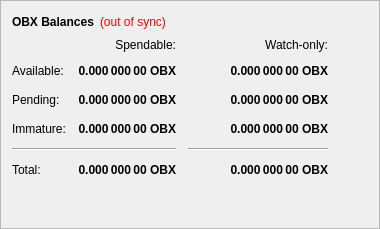
        <widget class="QFrame" name="frame">
         <property name="frameShape">
          <enum>QFrame::StyledPanel</enum>
         </property>
         <property name="frameShadow">
          <enum>QFrame::Raised</enum>
         </property>
         <layout class="QVBoxLayout" name="verticalLayout_4">
          <item>
           <layout class="QHBoxLayout" name="horizontalLayout_4">
            <item>
             <widget class="QLabel" name="label_5">
              <property name="font">
               <font>
                <weight>75</weight>
                <bold>true</bold>
               </font>
              </property>
              <property name="text">
               <string>OBX Balances</string>
              </property>
             </widget>
            </item>
            <item>
             <widget class="QLabel" name="labelWalletStatus">
              <property name="cursor">
               <cursorShape>WhatsThisCursor</cursorShape>
              </property>
              <property name="toolTip">
               <string>The displayed information may be out of date. Your wallet automatically synchronizes with the Orbox network after a connection is established, but this process has not completed yet.</string>
              </property>
              <property name="styleSheet">
               <string notr="true">QLabel { color: red; }</string>
              </property>
              <property name="text">
               <string notr="true">(out of sync)</string>
              </property>
              <property name="alignment">
               <set>Qt::AlignLeading|Qt::AlignLeft|Qt::AlignVCenter</set>
              </property>
             </widget>
            </item>
            <item>
             <spacer name="horizontalSpacer_3">
              <property name="orientation">
               <enum>Qt::Horizontal</enum>
              </property>
              <property name="sizeHint" stdset="0">
               <size>
                <width>40</width>
                <height>20</height>
               </size>
              </property>
             </spacer>
            </item>
           </layout>
          </item>
          <item>
           <layout class="QGridLayout" name="gridLayout">
            <property name="spacing">
             <number>12</number>
            </property>
            <item row="2" column="2">
             <widget class="QLabel" name="labelWatchPending">
              <property name="font">
               <font>
                <weight>75</weight>
                <bold>true</bold>
               </font>
              </property>
              <property name="cursor">
               <cursorShape>IBeamCursor</cursorShape>
              </property>
              <property name="toolTip">
               <string>Unconfirmed transactions to watch-only addresses</string>
              </property>
              <property name="text">
               <string notr="true">0.000 000 00 OBX</string>
              </property>
              <property name="alignment">
               <set>Qt::AlignRight|Qt::AlignTrailing|Qt::AlignVCenter</set>
              </property>
              <property name="textInteractionFlags">
               <set>Qt::LinksAccessibleByMouse|Qt::TextSelectableByKeyboard|Qt::TextSelectableByMouse</set>
              </property>
             </widget>
            </item>
            <item row="2" column="1">
             <widget class="QLabel" name="labelUnconfirmed">
              <property name="font">
               <font>
                <weight>75</weight>
                <bold>true</bold>
               </font>
              </property>
              <property name="cursor">
               <cursorShape>IBeamCursor</cursorShape>
              </property>
              <property name="toolTip">
               <string>Total of transactions that have yet to be confirmed, and do not yet count toward the spendable balance</string>
              </property>
              <property name="text">
               <string notr="true">0.000 000 00 OBX</string>
              </property>
              <property name="alignment">
               <set>Qt::AlignRight|Qt::AlignTrailing|Qt::AlignVCenter</set>
              </property>
              <property name="textInteractionFlags">
               <set>Qt::LinksAccessibleByMouse|Qt::TextSelectableByKeyboard|Qt::TextSelectableByMouse</set>
              </property>
             </widget>
            </item>
            <item row="3" column="2">
             <widget class="QLabel" name="labelWatchImmature">
              <property name="font">
               <font>
                <weight>75</weight>
                <bold>true</bold>
               </font>
              </property>
              <property name="cursor">
               <cursorShape>IBeamCursor</cursorShape>
              </property>
              <property name="toolTip">
               <string>Staked or masternode rewards in watch-only addresses that has not yet matured</string>
              </property>
              <property name="text">
               <string notr="true">0.000 000 00 OBX</string>
              </property>
              <property name="alignment">
               <set>Qt::AlignRight|Qt::AlignTrailing|Qt::AlignVCenter</set>
              </property>
              <property name="textInteractionFlags">
               <set>Qt::LinksAccessibleByMouse|Qt::TextSelectableByKeyboard|Qt::TextSelectableByMouse</set>
              </property>
             </widget>
            </item>
            <item row="4" column="0" colspan="2">
             <widget class="Line" name="lineSpendableBalance">
              <property name="orientation">
               <enum>Qt::Horizontal</enum>
              </property>
             </widget>
            </item>
            <item row="4" column="2">
             <widget class="Line" name="lineWatchBalance">
              <property name="sizePolicy">
               <sizepolicy hsizetype="Preferred" vsizetype="Fixed">
                <horstretch>0</horstretch>
                <verstretch>0</verstretch>
               </sizepolicy>
              </property>
              <property name="minimumSize">
               <size>
                <width>140</width>
                <height>0</height>
               </size>
              </property>
              <property name="orientation">
               <enum>Qt::Horizontal</enum>
              </property>
             </widget>
            </item>
            <item row="5" column="0">
             <widget class="QLabel" name="labelTotalText">
              <property name="text">
               <string>Total:</string>
              </property>
             </widget>
            </item>
            <item row="3" column="1">
             <widget class="QLabel" name="labelImmature">
              <property name="font">
               <font>
                <weight>75</weight>
                <bold>true</bold>
               </font>
              </property>
              <property name="cursor">
               <cursorShape>IBeamCursor</cursorShape>
              </property>
              <property name="toolTip">
               <string>Staked or masternode rewards that has not yet matured</string>
              </property>
              <property name="text">
               <string notr="true">0.000 000 00 OBX</string>
              </property>
              <property name="alignment">
               <set>Qt::AlignRight|Qt::AlignTrailing|Qt::AlignVCenter</set>
              </property>
              <property name="textInteractionFlags">
               <set>Qt::LinksAccessibleByMouse|Qt::TextSelectableByKeyboard|Qt::TextSelectableByMouse</set>
              </property>
             </widget>
            </item>
            <item row="2" column="3">
             <spacer name="horizontalSpacer_2">
              <property name="orientation">
               <enum>Qt::Horizontal</enum>
              </property>
              <property name="sizeHint" stdset="0">
               <size>
                <width>40</width>
                <height>20</height>
               </size>
              </property>
             </spacer>
            </item>
            <item row="3" column="0">
             <widget class="QLabel" name="labelImmatureText">
              <property name="text">
               <string>Immature:</string>
              </property>
             </widget>
            </item>
            <item row="5" column="1">
             <widget class="QLabel" name="labelTotal">
              <property name="font">
               <font>
                <weight>75</weight>
                <bold>true</bold>
               </font>
              </property>
              <property name="cursor">
               <cursorShape>IBeamCursor</cursorShape>
              </property>
              <property name="toolTip">
               <string>Your current total balance</string>
              </property>
              <property name="text">
               <string notr="true">0.000 000 00 OBX</string>
              </property>
              <property name="alignment">
               <set>Qt::AlignRight|Qt::AlignTrailing|Qt::AlignVCenter</set>
              </property>
              <property name="textInteractionFlags">
               <set>Qt::LinksAccessibleByMouse|Qt::TextSelectableByKeyboard|Qt::TextSelectableByMouse</set>
              </property>
             </widget>
            </item>
            <item row="5" column="2">
             <widget class="QLabel" name="labelWatchTotal">
              <property name="font">
               <font>
                <weight>75</weight>
                <bold>true</bold>
               </font>
              </property>
              <property name="cursor">
               <cursorShape>IBeamCursor</cursorShape>
              </property>
              <property name="toolTip">
               <string>Current total balance in watch-only addresses</string>
              </property>
              <property name="text">
               <string notr="true">0.000 000 00 OBX</string>
              </property>
              <property name="alignment">
               <set>Qt::AlignRight|Qt::AlignTrailing|Qt::AlignVCenter</set>
              </property>
              <property name="textInteractionFlags">
               <set>Qt::LinksAccessibleByMouse|Qt::TextSelectableByKeyboard|Qt::TextSelectableByMouse</set>
              </property>
             </widget>
            </item>
            <item row="0" column="2">
             <widget class="QLabel" name="labelWatchonly">
              <property name="text">
               <string>Watch-only:</string>
              </property>
              <property name="alignment">
               <set>Qt::AlignRight|Qt::AlignTrailing|Qt::AlignVCenter</set>
              </property>
             </widget>
            </item>
            <item row="1" column="0">
             <widget class="QLabel" name="labelBalanceText">
              <property name="text">
               <string>Available:</string>
              </property>
             </widget>
            </item>
            <item row="1" column="1">
             <widget class="QLabel" name="labelBalance">
              <property name="font">
               <font>
                <weight>75</weight>
                <bold>true</bold>
               </font>
              </property>
              <property name="cursor">
               <cursorShape>IBeamCursor</cursorShape>
              </property>
              <property name="toolTip">
               <string>Your current spendable balance</string>
              </property>
              <property name="text">
               <string notr="true">0.000 000 00 OBX</string>
              </property>
              <property name="alignment">
               <set>Qt::AlignRight|Qt::AlignTrailing|Qt::AlignVCenter</set>
              </property>
              <property name="textInteractionFlags">
               <set>Qt::LinksAccessibleByMouse|Qt::TextSelectableByKeyboard|Qt::TextSelectableByMouse</set>
              </property>
             </widget>
            </item>
            <item row="1" column="2">
             <widget class="QLabel" name="labelWatchAvailable">
              <property name="font">
               <font>
                <weight>75</weight>
                <bold>true</bold>
               </font>
              </property>
              <property name="cursor">
               <cursorShape>IBeamCursor</cursorShape>
              </property>
              <property name="toolTip">
               <string>Your current balance in watch-only addresses</string>
              </property>
              <property name="text">
               <string notr="true">0.000 000 00 OBX</string>
              </property>
              <property name="alignment">
               <set>Qt::AlignRight|Qt::AlignTrailing|Qt::AlignVCenter</set>
              </property>
              <property name="textInteractionFlags">
               <set>Qt::LinksAccessibleByMouse|Qt::TextSelectableByKeyboard|Qt::TextSelectableByMouse</set>
              </property>
             </widget>
            </item>
            <item row="2" column="0">
             <widget class="QLabel" name="labelPendingText">
              <property name="text">
               <string>Pending:</string>
              </property>
             </widget>
            </item>
            <item row="0" column="1">
             <widget class="QLabel" name="labelSpendable">
              <property name="text">
               <string>Spendable:</string>
              </property>
              <property name="alignment">
               <set>Qt::AlignRight|Qt::AlignTrailing|Qt::AlignVCenter</set>
              </property>
             </widget>
            </item>
           </layout>
          </item>
          <item>
           <spacer name="verticalSpacer_4">
            <property name="orientation">
             <enum>Qt::Vertical</enum>
            </property>
            <property name="sizeHint" stdset="0">
             <size>
              <width>20</width>
              <height>40</height>
             </size>
            </property>
           </spacer>
          </item>
         </layout>
        </widget>
